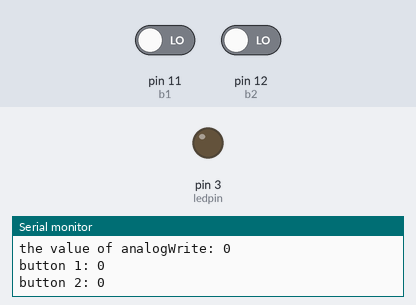
Bench run of a sketch on a simulated Arduino Uno, built with avr-gcc and run on an emulated ATmega328P. Parts: output pins drawn as LEDs (lit = HIGH), the last lines printed to the serial monitor. The test bench sets the inputs (shaded band); at power-on: pin 11 (b1) LOW, pin 12 (b2) LOW.

Above: at 1.2 s.
1.3 s: pin 11 (b1) driven HIGH
At 2.36 s:
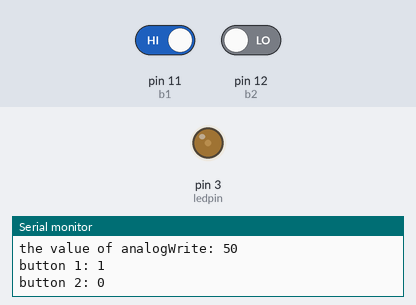
4.3 s: pin 12 (b2) driven HIGH
At 5.5 s:
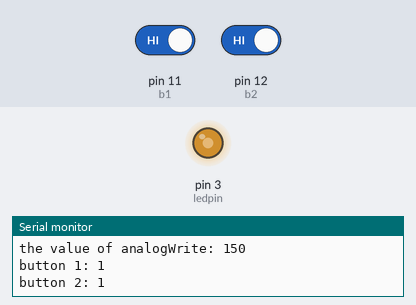
7.3 s: pin 12 (b2) driven LOW
At 10.7 s:
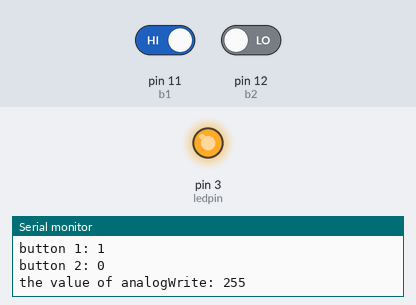
Timing chart, 0 to 12.2 s (numbered marks = the images above; inputs shaded):
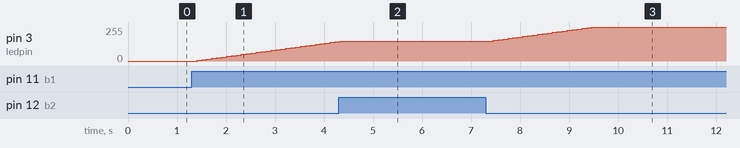

The sketch:

DimmableLED.ino
```cpp
int b1 = 11;
int b2 = 12;
int ledpin = 3;
int ledbright = 0;

void setup() {
  pinMode(b1, INPUT);
  pinMode(b2, INPUT);
  pinMode(ledpin, OUTPUT);
  Serial.begin(9600);
}

void loop() {
  int read1 = digitalRead(b1);
  int read2 = digitalRead(b2);

  Serial.print("button 1: ");
  Serial.println(read1);
  Serial.print("button 2: ");
  Serial.println(read2);

  delay(100);

  if(read1 == 1){
    ledbright += 5;
  }

  if(read2 == 1){
    ledbright -= 5;
  }

  if(ledbright > 255){
    ledbright = 255;
  }

  if(ledbright < 0){
    ledbright = 0;
  }

  Serial.print("the value of analogWrite: ");
  Serial.println(ledbright);
  analogWrite(ledpin, ledbright);
}
```

Measured:
- after the input at 1.3 s, pin 3 (ledpin): moves from 0/255 to 145/255 over 2.8 s, starting after 0.11 s
- after the input at 4.3 s, pin 3 (ledpin): goes on until 4.3 s, then stays 150/255
- after the input at 7.3 s, pin 3 (ledpin): moves from 150/255 to 255/255 over 2.0 s, starting after 0.15 s
